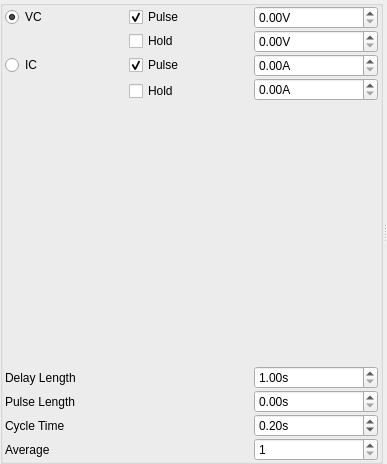
<?xml version="1.0" encoding="UTF-8"?>
<ui version="4.0">
 <class>Form</class>
 <widget class="QWidget" name="Form">
  <property name="geometry">
   <rect>
    <x>0</x>
    <y>0</y>
    <width>387</width>
    <height>464</height>
   </rect>
  </property>
  <property name="windowTitle">
   <string>Patch</string>
  </property>
  <layout class="QVBoxLayout" name="verticalLayout_2">
   <property name="spacing">
    <number>0</number>
   </property>
   <property name="leftMargin">
    <number>0</number>
   </property>
   <property name="topMargin">
    <number>0</number>
   </property>
   <property name="rightMargin">
    <number>0</number>
   </property>
   <property name="bottomMargin">
    <number>0</number>
   </property>
   <item>
    <widget class="QSplitter" name="splitter_3">
     <property name="orientation">
      <enum>Qt::Vertical</enum>
     </property>
     <widget class="QSplitter" name="splitter_2">
      <property name="orientation">
       <enum>Qt::Horizontal</enum>
      </property>
      <widget class="QWidget" name="layoutWidget">
       <layout class="QVBoxLayout" name="verticalLayout">
        <property name="spacing">
         <number>0</number>
        </property>
        <item>
         <widget class="QGroupBox" name="groupBox_2">
          <property name="sizePolicy">
           <sizepolicy hsizetype="Preferred" vsizetype="Preferred">
            <horstretch>0</horstretch>
            <verstretch>0</verstretch>
           </sizepolicy>
          </property>
          <property name="title">
           <string/>
          </property>
          <layout class="QGridLayout" name="gridLayout_2">
           <property name="leftMargin">
            <number>2</number>
           </property>
           <property name="topMargin">
            <number>0</number>
           </property>
           <property name="rightMargin">
            <number>2</number>
           </property>
           <property name="bottomMargin">
            <number>0</number>
           </property>
           <property name="horizontalSpacing">
            <number>0</number>
           </property>
           <property name="verticalSpacing">
            <number>1</number>
           </property>
           <item row="8" column="0" colspan="2">
            <widget class="QLabel" name="label">
             <property name="text">
              <string>Cycle Time</string>
             </property>
            </widget>
           </item>
           <item row="1" column="1">
            <widget class="QCheckBox" name="vcHoldCheck">
             <property name="text">
              <string>Hold</string>
             </property>
            </widget>
           </item>
           <item row="0" column="1">
            <widget class="QCheckBox" name="vcPulseCheck">
             <property name="text">
              <string>Pulse</string>
             </property>
             <property name="checked">
              <bool>true</bool>
             </property>
            </widget>
           </item>
           <item row="2" column="1">
            <widget class="QCheckBox" name="icPulseCheck">
             <property name="text">
              <string>Pulse</string>
             </property>
             <property name="checked">
              <bool>true</bool>
             </property>
            </widget>
           </item>
           <item row="4" column="1">
            <widget class="QCheckBox" name="icHoldCheck">
             <property name="text">
              <string>Hold</string>
             </property>
            </widget>
           </item>
           <item row="5" column="1">
            <spacer name="verticalSpacer">
             <property name="orientation">
              <enum>Qt::Vertical</enum>
             </property>
             <property name="sizeHint" stdset="0">
              <size>
               <width>20</width>
               <height>40</height>
              </size>
             </property>
            </spacer>
           </item>
           <item row="6" column="0" colspan="2">
            <widget class="QLabel" name="label_4">
             <property name="text">
              <string>Delay Length</string>
             </property>
            </widget>
           </item>
           <item row="0" column="0">
            <widget class="QRadioButton" name="vcModeRadio">
             <property name="text">
              <string>VC</string>
             </property>
             <property name="checked">
              <bool>true</bool>
             </property>
            </widget>
           </item>
           <item row="7" column="0" colspan="2">
            <widget class="QLabel" name="label_3">
             <property name="text">
              <string>Pulse Length</string>
             </property>
            </widget>
           </item>
           <item row="2" column="0">
            <widget class="QRadioButton" name="icModeRadio">
             <property name="text">
              <string>IC</string>
             </property>
            </widget>
           </item>
           <item row="6" column="2">
            <widget class="SpinBox" name="delayTimeSpin">
             <property name="suffix">
              <string>s</string>
             </property>
             <property name="minimum">
              <double>1.000000000000000</double>
             </property>
             <property name="maximum">
              <double>10000.000000000000000</double>
             </property>
             <property name="singleStep">
              <double>1.000000000000000</double>
             </property>
            </widget>
           </item>
           <item row="2" column="2">
            <widget class="SpinBox" name="icPulseSpin">
             <property name="suffix">
              <string>A</string>
             </property>
            </widget>
           </item>
           <item row="7" column="2">
            <widget class="SpinBox" name="pulseTimeSpin">
             <property name="suffix">
              <string>s</string>
             </property>
             <property name="singleStep">
              <double>1.000000000000000</double>
             </property>
            </widget>
           </item>
           <item row="8" column="2">
            <widget class="SpinBox" name="cycleTimeSpin">
             <property name="sizePolicy">
              <sizepolicy hsizetype="Minimum" vsizetype="Preferred">
               <horstretch>0</horstretch>
               <verstretch>0</verstretch>
              </sizepolicy>
             </property>
             <property name="suffix">
              <string>s</string>
             </property>
             <property name="singleStep">
              <double>1.000000000000000</double>
             </property>
             <property name="value">
              <double>0.200000000000000</double>
             </property>
            </widget>
           </item>
           <item row="1" column="2">
            <widget class="SpinBox" name="vcHoldSpin">
             <property name="suffix">
              <string>V</string>
             </property>
            </widget>
           </item>
           <item row="0" column="2">
            <widget class="SpinBox" name="vcPulseSpin">
             <property name="suffix">
              <string>V</string>
             </property>
            </widget>
           </item>
           <item row="3" column="2" rowspan="2">
            <widget class="SpinBox" name="icHoldSpin">
             <property name="suffix">
              <string>A</string>
             </property>
            </widget>
           </item>
           <item row="9" column="0">
            <widget class="QLabel" name="label_2">
             <property name="text">
              <string>Average</string>
             </property>
            </widget>
           </item>
           <item row="9" column="2">
            <widget class="QSpinBox" name="averageSpin">
             <property name="sizePolicy">
              <sizepolicy hsizetype="Minimum" vsizetype="Preferred">
               <horstretch>0</horstretch>
               <verstretch>0</verstretch>
              </sizepolicy>
             </property>
             <property name="minimum">
              <number>1</number>
             </property>
             <property name="maximum">
              <number>100</number>
             </property>
             <property name="value">
              <number>1</number>
             </property>
            </widget>
           </item>
          </layout>
         </widget>
        </item>
       </layout>
      </widget>
      <widget class="QSplitter" name="splitter">
       <property name="orientation">
        <enum>Qt::Vertical</enum>
       </property>
      </widget>
     </widget>
    </widget>
   </item>
  </layout>
 </widget>
 <customwidgets>
  <customwidget>
   <class>SpinBox</class>
   <extends>QDoubleSpinBox</extends>
   <header>pyqtgraph</header>
  </customwidget>
 </customwidgets>
 <resources/>
 <connections/>
</ui>
